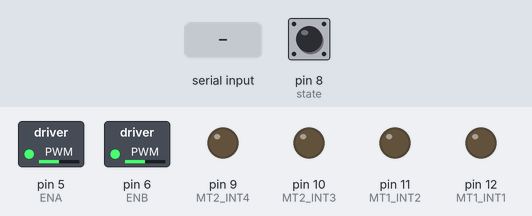
A sketch run on a simulated Arduino Uno, built with avr-gcc and run on an emulated ATmega328P. Shown: switched loads named in the sketch (green lamp = pin HIGH), output pins drawn as LEDs (lit = HIGH). The test bench sets the inputs (shaded band); at power-on: pin 8 (state) HIGH.

Above: at 1.2 s.
1.3 s: "I" received over the second serial link
At 3.7 s:
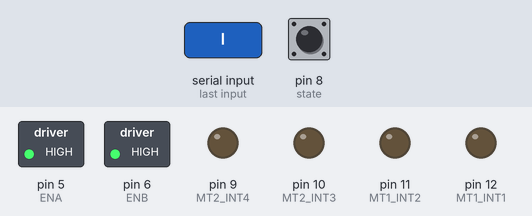
4.0 s: "F" received over the second serial link
At 5.1 s:
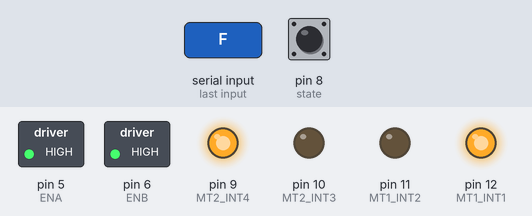
5.5 s: "B" received over the second serial link
At 6.2 s:
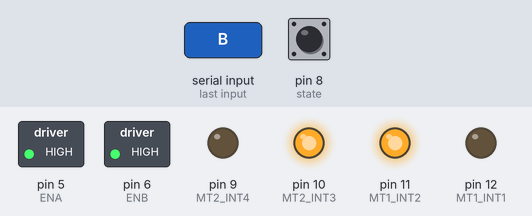
7.0 s: "L" received over the second serial link
At 8.2 s:
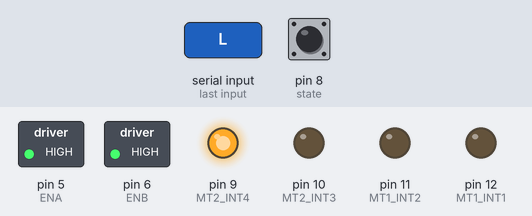
8.5 s: "R" received over the second serial link
At 9.7 s:
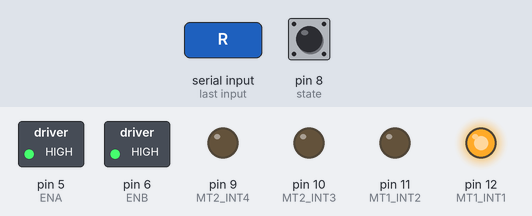
10.0 s: "Z" received over the second serial link
At 10.6 s:
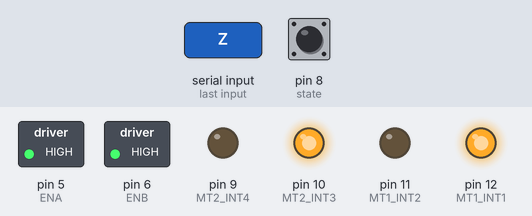
Timing chart, 0 to 12.5 s (numbered marks = the images above; inputs shaded):
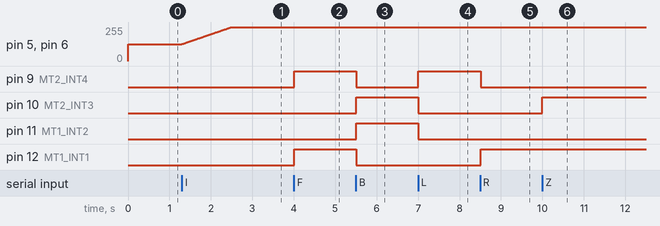

The sketch:

Arduino_Robotcar.ino
```cpp
#include <SoftwareSerial.h>
//Robot Interrupts Controls variables
#define MT1_INT1 12
#define MT1_INT2 11
#define MT2_INT3 10
#define MT2_INT4 9
#define ENA 5
#define ENB 6
#define state 8

//Robot Soft Variables
int BT_check;
int PWM=127;   //default DutyCycle Quantized set
double DCyc;
int x;


//Robot Control Function Prototyping
void RB_Forward();
void RB_Backward();
void RB_Left();
void RB_Right();
void RB_PVleft();
void RB_PVright();
void RB_Stop();

//Defining Robot Serial Comm Variables
SoftwareSerial mySerial(2, 3); // RX, TX
char data='S';
String Robot_state=" ",Robot_speed=" ";

void setup(){
  pinMode(MT1_INT1, OUTPUT);
  pinMode(MT1_INT2, OUTPUT);
  pinMode(MT2_INT3, OUTPUT);
  pinMode(MT2_INT4, OUTPUT);
  pinMode(ENA, OUTPUT);
  pinMode(ENB, OUTPUT);
  pinMode(state,INPUT);
  digitalWrite(MT1_INT1,LOW);
  digitalWrite(MT1_INT2,LOW);
  digitalWrite(MT2_INT3,LOW);
  digitalWrite(MT2_INT4,LOW);
  Serial.begin(115200);
  mySerial.begin(115200);
  }

  void loop()
{

  BT_check=digitalRead(state);
  if(BT_check==0){
    data = 'S';
    }

  x=PWM;
  DCyc=x*0.390625+0.390625;

 if (mySerial.available())
 {
      data = (char)mySerial.read();
 }
 //Serial.println(data);
if(data == 'F'){            //move forward(all motors rotate in forward direction)
  //Serial.println("Forward");
  //mySerial.println("MOVING FORWARD");
  Robot_state="MOVING FORWARD";
  RB_Forward();
}

else if(data == 'B'){      //move reverse (all motors rotate in reverse direction)
 //Serial.println("Backward");
 //mySerial.println("MOVING BACKWARD");
 Robot_state="MOVING BACKWARD";
 RB_Backward();
}

else if(data == 'L'){      //turn right (left side motors rotate in forward direction, right side motors doesn't rotate)
  //Serial.println("Move Left");
  //mySerial.println("MOVING LEFT");
  Robot_state="MOVING LEFT";
  RB_Right();
}

else if(data == 'R'){      //turn left (right side motors rotate in forward direction, left side motors doesn't rotate)
  //Serial.println("Move Right");
  //mySerial.println("MOVING RIGHT");
  Robot_state="MOVING RIGHT";
  RB_Left();
}
else if(data == 'Z'){
    RB_PVleft();
    //Serial.println("PIVOT MOVING LEFT");
    //mySerial.println("PIVOT MOVING LEFT");
    Robot_state="PIVOT MOVING LEFT";
}
else if(data == 'X'){
    RB_PVright();
    //Serial.println("PIVOT MOVING RIGHT");
    //mySerial.println("PIVOT MOVING RIGHT");
    Robot_state="PIVOT MOVING RIGHT";
}
else if(data == 'S'){      //STOP (all motors stop)
  //Serial.println("Stop");
  //mySerial.println("STOPPED");
  Robot_state="STOPPED";
  RB_Stop();
}

else if(data == 'I'){
  PWM++;
  if(PWM>255){
    PWM=255;
    }
    //Serial.println(PWM);
    //int cov1=int(DCyc);
    //mySerial.println(cov1);
}

 else if(data == 'D'){
  PWM--;
  if(PWM<0){
    PWM=0;
    }
    //Serial.println(PWM);
    //int cov2=int(DCyc);
    //mySerial.println(cov2);
  }
  analogWrite(ENA, PWM);
  analogWrite(ENB, PWM);

  //Sending Robot Data To control Device
  int conv_DC=int(DCyc);
  String RB_Data=String(Robot_state)+","+String(conv_DC);
  mySerial.println(RB_Data);
  delay(8);
}
void RB_Forward(){
  digitalWrite(MT1_INT1,HIGH);
  digitalWrite(MT1_INT2,LOW);
  digitalWrite(MT2_INT3,LOW);
  digitalWrite(MT2_INT4,HIGH);
  }
void RB_Backward(){
  digitalWrite(MT1_INT1,LOW);
  digitalWrite(MT1_INT2,HIGH);
  digitalWrite(MT2_INT3,HIGH);
  digitalWrite(MT2_INT4,LOW);
  }
void RB_Left(){
  digitalWrite(MT1_INT1,HIGH);
  digitalWrite(MT1_INT2,LOW);
  digitalWrite(MT2_INT3,LOW);
  digitalWrite(MT2_INT4,LOW);
  }
void RB_Right(){
  digitalWrite(MT1_INT1,LOW);
  digitalWrite(MT1_INT2,LOW);
  digitalWrite(MT2_INT3,LOW);
  digitalWrite(MT2_INT4,HIGH);
  }
void RB_PVleft(){
  digitalWrite(MT1_INT1,HIGH);
  digitalWrite(MT1_INT2,LOW);
  digitalWrite(MT2_INT3,HIGH);
  digitalWrite(MT2_INT4,LOW);
  }
void RB_PVright(){
  digitalWrite(MT1_INT1,LOW);
  digitalWrite(MT1_INT2,HIGH);
  digitalWrite(MT2_INT3,LOW);
  digitalWrite(MT2_INT4,HIGH);
  }
 void RB_Stop(){
  digitalWrite(MT1_INT1,LOW);
  digitalWrite(MT1_INT2,LOW);
  digitalWrite(MT2_INT3,LOW);
  digitalWrite(MT2_INT4,LOW);
  }
```

Measured:
- after the input at 1.3 s, pin 5 (ENA), pin 6 (ENB): moves from 127/255 to 255/255 over 1.2 s, starting at once
- after the input at 4.0 s, pin 9 (MT2_INT4), pin 12 (MT1_INT1): LOW → HIGH at once
- after the input at 5.5 s, pin 9 (MT2_INT4), pin 12 (MT1_INT1): HIGH → LOW at once; pin 10 (MT2_INT3), pin 11 (MT1_INT2): LOW → HIGH at once
- after the input at 7.0 s, pin 9 (MT2_INT4): LOW → HIGH at once; pin 10 (MT2_INT3), pin 11 (MT1_INT2): HIGH → LOW at once
- after the input at 8.5 s, pin 9 (MT2_INT4): HIGH → LOW at once; pin 12 (MT1_INT1): LOW → HIGH at once
- after the input at 10.0 s, pin 10 (MT2_INT3): LOW → HIGH at once
